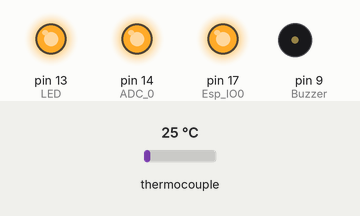
Bench run of a sketch on a simulated Arduino Mega 2560, built with avr-gcc and run on an emulated ATmega2560. On the bench: output pins drawn as LEDs (lit = HIGH), buzzer (waves = sounding). The inputs (shaded band) are chosen by the test bench; at power-on: thermocouple 25 °C. The modem accepts every AT command (registered, SIM ready, sends succeed) and sends nothing else; pins used as bus, display or sensor lines are not drawn; what the sketch prints to the serial monitor is not drawn.

Above: at 17.2 s.
Timing chart, 0 to 18.7 s (numbered marks = the images above):
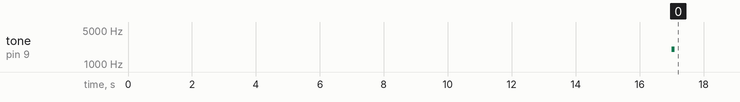

The sketch:

ATMELTemp.ino
```cpp
#include <max6675.h>

#define LED 13
#define Esp_IO0 17
#define Esp_RST 16
#define Sensor_power 15
#define ADC_0 14
#define Esp_power 10
#define Buzzer 9
#define Step_EN 7
#define Trigger_switch 3

int thermoDO = 2;
int thermoCS = 19;
int thermoCLK = 18;

MAX6675 thermocouple(thermoCLK, thermoCS, thermoDO);

#define SSID "WifiAP"
#define PASS "WifiPassword"
#define IP "184.106.153.149" // thingspeak.com
String GET = "GET /update?key=<Thingspeak Key>&field1=";


void setup()
{
  pinMode(Esp_IO0, OUTPUT);//esp IO0
  digitalWrite(Esp_IO0, HIGH);//esp IO0
  pinMode(LED, OUTPUT);
  pinMode(Sensor_power, OUTPUT);
  digitalWrite(Sensor_power, LOW);
  pinMode(Trigger_switch, OUTPUT); //PB switch power low for Low power
  digitalWrite(Trigger_switch, LOW);
  pinMode(Step_EN, OUTPUT);
  digitalWrite(Step_EN, HIGH); //3.3v on
  pinMode(ADC_0, OUTPUT);
  digitalWrite(ADC_0, HIGH);
  digitalWrite(Step_EN, HIGH); //3V on
  pinMode(LED, OUTPUT);//groene led
  digitalWrite(LED, HIGH);//groene led
  pinMode(Buzzer, OUTPUT);//buzzer
  digitalWrite(Buzzer, LOW);//buzzer
  pinMode(Esp_power, OUTPUT);//PB Bridge
  digitalWrite(Esp_power, LOW);//PB Bridge
  pinMode(Esp_RST, OUTPUT);//esp reset
  digitalWrite(Esp_RST, HIGH);//esp reset
  delay(5000);
  Serial1.begin(38400);
  Serial.begin(38400);
  //Serial.println("AT+CIOBAUD=9600");
  Serial.println("Start");
  Serial1.println("AT");
  delay(5000);
  if(Serial1.find("OK")){
    connectWiFi();
  }
}

void loop(){

  float tempC = thermocouple.readCelsius();
  char buffer[10];
  String tempF = dtostrf(tempC, 4, 1, buffer);
  tempF.trim();
  updateTemp(tempF);
  delay(6000);
}

void updateTemp(String tenmpF){
  String cmd = "AT+CIPSTART=\"TCP\",\"";
  cmd += IP;
  cmd += "\",80";
  Serial1.println(cmd);
  delay(2000);
  if(Serial1.find("Error")){
    return;
  }
  cmd = GET;
  cmd += tenmpF;
  cmd += "\r\n";
  Serial1.print("AT+CIPSEND=");
  Serial1.println(cmd.length());
  if(Serial1.find(">")){
    Serial1.print(cmd);
    Serial.println(cmd);
  }else{
    Serial1.println("AT+CIPCLOSE");
  }
}


boolean connectWiFi(){
  Serial1.println("AT+CWMODE=1");
  delay(2000);
  String cmd="AT+CWJAP=\"";
  cmd+=SSID;
  cmd+="\",\"";
  cmd+=PASS;
  cmd+="\"";
  Serial1.println(cmd);
  delay(5000);
  if(Serial1.find("OK")){
    Serial.println("Connected to WiFi");
    tone(Buzzer,2000,100);
    return true;
  }else{
    return false;
  }
}
```

Measured:
- by itself, tone on pin 9 (Buzzer): silent → 2000 Hz at 17.0 s, → silent 0.10 s later
